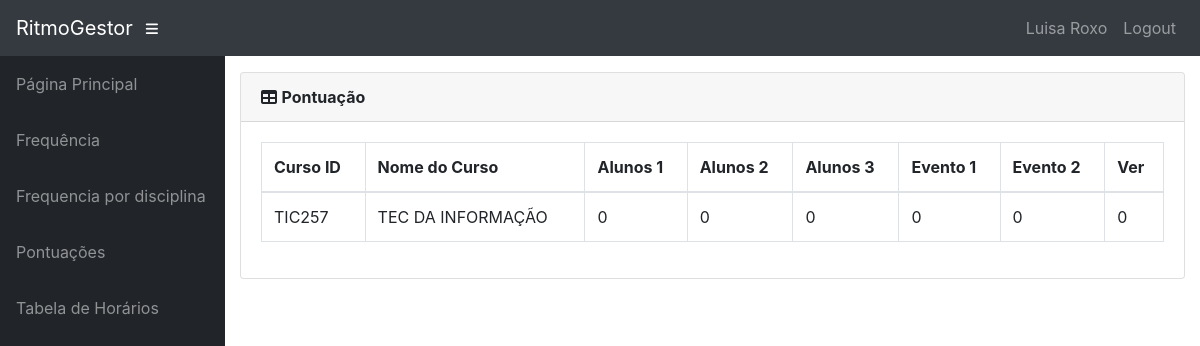
Page /info/student/06801359958/marks_list/ (signed in) on the committed database.
### info/models.py (models this page shows, shortened)
class User(AbstractUser):
    @property
    def is_student(self):
        if hasattr(self, 'student'):
            return True
        return False

class Student(models.Model):
    user = models.OneToOneField(User, on_delete=models.CASCADE, null=True)
    class_id = models.ForeignKey(Class, on_delete=models.CASCADE, default=1)
    USN = models.CharField(primary_key='True', max_length=100)
    name = models.CharField(max_length=200)
    sex = models.CharField(max_length=50, choices=sex_choice, default='Masculino')
    DOB = models.DateField(default='1998-01-01')

class StudentCourse(models.Model):
    student = models.ForeignKey(Student, on_delete=models.CASCADE)
    course = models.ForeignKey(Course, on_delete=models.CASCADE)
    class Meta:
        unique_together = (('student', 'course'),)
        verbose_name_plural = 'Marks'

class Course(models.Model):
    dept = models.ForeignKey(Dept, on_delete=models.CASCADE)
    id = models.CharField(primary_key='True', max_length=50)
    name = models.CharField(max_length=50)
    shortname = models.CharField(max_length=50, default='X')

class Marks(models.Model):
    studentcourse = models.ForeignKey(StudentCourse, on_delete=models.CASCADE)
    name = models.CharField(max_length=50, choices=test_name, default='Internal test 1')
    marks1 = models.IntegerField(default=0, validators=[MinValueValidator(0), MaxValueValidator(100)])
    class Meta:
        unique_together = (('studentcourse', 'name'),)

### info/views.py (the view)
# urls.py: path('student/<slug:stud_id>/marks_list/',
@login_required()
def marks_list(request, stud_id):
    stud = Student.objects.get(USN=stud_id, )
    ass_list = Assign.objects.filter(class_id_id=stud.class_id)
    sc_list = []
    for ass in ass_list:
        try:
            sc = StudentCourse.objects.get(student=stud, course=ass.course)
        except StudentCourse.DoesNotExist:
            sc = StudentCourse(student=stud, course=ass.course)
            sc.save()
            sc.marks_set.create(type='I', name='Internal test 1')
            sc.marks_set.create(type='I', name='Internal test 2')
            sc.marks_set.create(type='I', name='Internal test 3')
            sc.marks_set.create(type='E', name='Event 1')
            sc.marks_set.create(type='E', name='Event 2')
            sc.marks_set.create(type='S', name='Semester End Exam')
        sc_list.append(sc)
    return render(request, 'info/marks_list.html', {'sc_list': sc_list})

### info/templates/info/marks_list.html
{% extends 'info/base.html' %}
{% load static %}
{% block content %}
  <div class="card mb-3">
    <div class="card-header">
      <i class="fas fa-table"></i>
      <b>Pontuação</b>
    </div>
    <div class="card-body">
      <div class="table-responsive">
        <table class="table table-bordered" id="dataTable" width="100%" cellspacing="0">
          <thead>
            <tr>
              <th>Curso ID</th>
              <th>Nome do Curso</th>
              <th>Alunos 1</th>
              <th>Alunos 2</th>
              <th>Alunos 3</th>
              <th>Evento 1</th>
              <th>Evento 2</th>
              <th>Ver</th>
            </tr>
          </thead>
          <tbody>
            {% for sc in sc_list %}
              <tr>
                <td>{{ sc.course_id }}</td>
                <td>{{ sc.course.name }}</td>
                {% for m in sc.marks_set.all %}
                  <td>{{ m.marks1 }}</td>
                {% endfor %}
              </tr>
              {% empty %}
              <p>Aluno não possui cursos</p>
            {% endfor %}
          </tbody>
        </table>
      </div>
    </div>
  </div>
{% endblock %}

### info/templates/info/base.html (shortened to what this page needs)
<!DOCTYPE html>
<html lang="pt-br">
  <head>
    {% load static %}
    <link href="{% static '/info/bootstrap/vendor/bootstrap/css/bootstrap.min.css' %}" rel="stylesheet" />
    <link href="{% static '/info/bootstrap/vendor/fontawesome-free/css/all.min.css' %}" rel="stylesheet" type="text/css" />
    <link href="{% static '/info/bootstrap/vendor/datatables/dataTables.bootstrap4.css' %}" rel="stylesheet" />
    <link href="{% static '/info/bootstrap/css/sb-admin.css' %}" rel="stylesheet" />
  </head>
  <body id="page-top">
    <nav class="navbar navbar-expand navbar-dark bg-dark static-top">
      <a class="navbar-brand mr-1" href="{% url 'index' %}">RitmoGestor</a>
      <button class="btn btn-link btn-sm text-white order-1 order-sm-0" id="sidebarToggle" href="#"><i class="fas fa-bars"></i></button>
      <div class="collapse navbar-collapse" id="navbarResponsive">
        <ul class="navbar-nav ml-auto">
          <li class="nav-item">
            {% if request.user.is_student %}
              <a class="nav-link text-capitalize">{{ request.user.student.name }}</a>
            {% elif request.user.is_teacher %}
              <a class="nav-link text-capitalize">{{ request.user.teacher.name }}</a>
            {% endif %}
          </li>
          <li class="nav-item">
            <a class="nav-link" href="#" data-toggle="modal" data-target="#logoutModal">Logout</a>
          </li>
        </ul>
      </div>
    </nav>
    <div id="wrapper">
      <ul class="sidebar navbar-nav">
        <li class="nav-item">
          <a class="nav-link" href="{% url 'index' %}"><span>Página Principal</span></a>
        </li>
        {% if request.user.is_student %}
          <li class="nav-item">
            <a class="nav-link" href="{% url 'attendance' request.user.student.USN %}"><span>Frequência</span></a>
          </li>
          <li class="nav-item">
            <a class="nav-link" href="{% url 'attendance' request.user.student.USN %}"><span>Frequencia por disciplina</span></a>
          </li>
          <li class="nav-item">
            <a class="nav-link" href="{% url 'marks_list' request.user.student.USN %}"><span>Pontuações</span></a>
          </li>
          <li class="nav-item">
            <a class="nav-link" href="{% url 'timetable' request.user.student.class_id_id %}"><span>Tabela de Horários</span></a>
          </li>
        {% endif %}
      </ul>
      <div id="content-wrapper">
        <div class="container-fluid">
          {% block content %}
          {% endblock %}
        </div>
      </div>
    </div>
  </body>
</html>

### rows in the picture
User: user.student.name "Luisa Roxo"
StudentCourse: course_id "TIC257", course.name "TEC DA INFORMAÇÃO"
Marks: marks1 "0"
Marks: marks1 "0"
Marks: marks1 "0"
Marks: marks1 "0"
Marks: marks1 "0"
Marks: marks1 "0"
